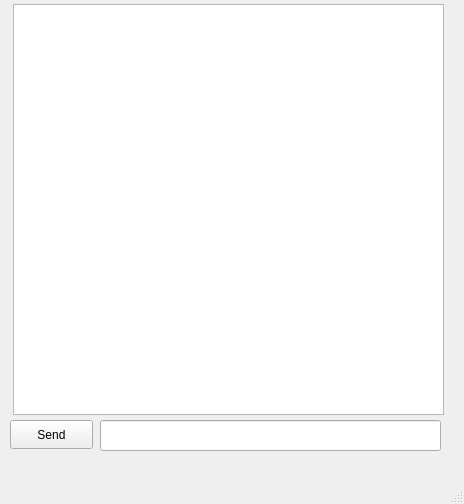
<?xml version="1.0" encoding="UTF-8"?>
<ui version="4.0">
 <class>MainWindow</class>
 <widget class="QMainWindow" name="MainWindow">
  <property name="geometry">
   <rect>
    <x>0</x>
    <y>0</y>
    <width>464</width>
    <height>504</height>
   </rect>
  </property>
  <property name="windowTitle">
   <string>MainWindow</string>
  </property>
  <widget class="QWidget" name="centralwidget">
   <widget class="QLineEdit" name="lineEdit">
    <property name="geometry">
     <rect>
      <x>100</x>
      <y>420</y>
      <width>341</width>
      <height>31</height>
     </rect>
    </property>
    <property name="text">
     <string/>
    </property>
   </widget>
   <widget class="QPushButton" name="pushButton">
    <property name="geometry">
     <rect>
      <x>10</x>
      <y>420</y>
      <width>83</width>
      <height>29</height>
     </rect>
    </property>
    <property name="text">
     <string>Send</string>
    </property>
   </widget>
   <widget class="QTextEdit" name="textEdit">
    <property name="geometry">
     <rect>
      <x>13</x>
      <y>4</y>
      <width>431</width>
      <height>411</height>
     </rect>
    </property>
   </widget>
  </widget>
  <widget class="QMenuBar" name="menubar">
   <property name="geometry">
    <rect>
     <x>0</x>
     <y>0</y>
     <width>464</width>
     <height>25</height>
    </rect>
   </property>
  </widget>
  <widget class="QStatusBar" name="statusbar"/>
 </widget>
 <resources/>
 <connections/>
</ui>
